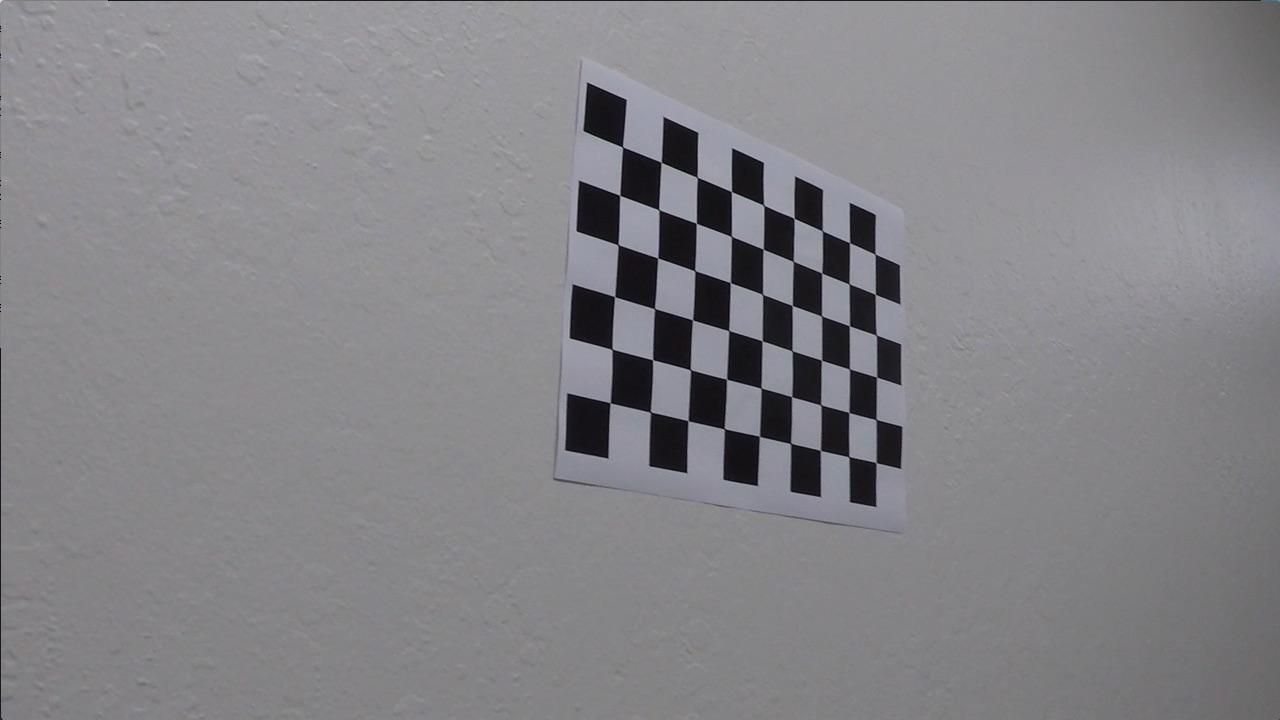
#> input picture camera_cal/calibration9.jpg, 1280 x 720 px; its folder holds 5 pictures in this run
$ python show.py   (older library calls are emulated)
#> lines starting #> are read from the running program, lines starting #| are printed output that depends on the picture
### lane_finding.py
"""
 Udacity Self Driving Car Nanodegree

 Term 1, Project 4 -- Advanced Lane Finding, main script

 Author: Ciaran Murphy
 Date: 7th Nov 2017

 This script is by no means optimized! It's super slow... which
 is ok given that it's just an educational tool.

"""

import os
import sys
import glob
import pickle
from moviepy.editor import VideoFileClip
from argparse import ArgumentParser

import cv2
import numpy as np
from scipy.misc import imresize
import matplotlib.pyplot as plt
import matplotlib.image as mpimg

CBOARD_IMGS_PATH = './camera_cal'
CBOARD_IMG_PATTERN = 'cal*.jpg'
INPUT_VIDEO = './project_video.mp4'
OUTPUT_VIDEO = './project_video_out.mp4'
DEBUG_DIR = './test_images'

# [226 lines left out: functions parse_args, main, pipeline, not called in this run]


def get_cboard_points(img, objpoints, imgpoints, fname, board_size, cmap='BGR'):
    """Find the object and image points for a single chessboard image and append them to the supplied lists.

    Args:
        img: chessboard image
        objpoints: list of object points in 3d space. This list is updated in-place.
        imgpoints: list of image points in 2d space. This list is updated in-place.
        fname: filename of the image being supplied.
        cmap: color format, must be either RGB or BGR (cv2.imread() uses BGR)
        board_size: 2-tuple giving the number of internal chessboard in the x & y directions

    Returns:
        img: new image with the chessboard points marked on it
        nx: the number of squares along the x axis
        ny: the number of squares along the y axis
        corners: the corners of the detected squares

    """
    assert cmap in ['BGR', 'RGB'], \
            'Invalid image color format specified. Valid options are "RGB" or "BGR", but got {}'.format(cmap)

    nx = board_size[0] # number of inside corners in x direction
    ny = board_size[1] # number of inside corners in y direction

    # Prepare object points that look like below. Note that the 3rd
    # dimension is always zero since the image is a 2d plane
    #
    # [[ 0.  0.  0.]
    #  [ 1.  0.  0.]
    #  [ 2.  0.  0.]
    #  [ 3.  0.  0.]
    #  [ 4.  0.  0.]
    #  ....
    #  [ 3.  5.  0.]
    #  [ 4.  5.  0.]
    #  [ 5.  5.  0.]
    #  [ 6.  5.  0.]
    #  [ 7.  5.  0.]]
    #
    objp = np.zeros((nx*ny,3), np.float32)
    objp[:,:2] = np.mgrid[0:nx,0:ny].T.reshape(-1,2) # x,y coordinates

    # Convert to gray in preparation for cv2.findChessboardCorners()
    if cmap == 'BGR':
        gray = cv2.cvtColor(img, cv2.COLOR_BGR2GRAY)
    else:
        gray = cv2.cvtColor(img, cv2.COLOR_RGB2GRAY)

    # Find the chessboard corners
    print('Finding chess board corners for image: {}'.format(fname))
    ret, corners = cv2.findChessboardCorners(gray, board_size, None)

    assert ret is True, 'Warning: cv2.findChessboardCorners() returned {} for image {}'.format(ret, fname)

    # Add object points and image points
    imgpoints.append(corners)
    objpoints.append(objp)

    return img, nx, ny, corners


def get_all_cboard_points(board_size):
    """Create two lists containing all image and object points detected in the chessboard calibration image set.

    Args:
        board_size: 2-tuple giving the number of internal chessboard in the x & y directions

    Returns:
        objpoints: list of detected object points (3d real world points)
        imgpoints: list of detected image points (2d image plane points)
        img_shape: the shape of the images (required for cv2.calibrateCamers())

    """
    cboard_images = glob.glob(os.sep.join((CBOARD_IMGS_PATH, CBOARD_IMG_PATTERN)))

    objpoints = [] # 3D points in real world space
    imgpoints = [] # 2D points in image plane

    for f in cboard_images:
        img = cv2.imread(f)
        try:
            get_cboard_points(img, objpoints, imgpoints, f, board_size)
        except AssertionError as e:
            print(e)

    return objpoints, imgpoints, img.shape


def undistort(img, cmap='BGR'):
    """Undistort an image. If the calibration has not been performed already, perform it now but
    only once for the lifetime of this python process.

    This function leverages two less well known Python features: embeded functions (a function within
    a function) and the fact that attributes can be assigned to Python functions (for example, see the
    attribute `calibrate.ready` below). An interesting characteristic of method attributes is that they
    are persistent across multiple calls of that process, thus can be used to ensure that a particular
    block of code runs once and only once for the lifetime of a Python program.

    Args:
        img: the image to undistort. If not in BGR, must specify RGB as cmap
        cmap: 'RGB' or 'BGR', defaults to 'BGR' inline with cv2.imread()

    Returns:
        udist_img: an undistorted version of img.

    """

    assert cmap in ['BGR', 'RGB'], \
            'Invalid image color format specified. Valid options are "RGB" or "BGR", but got {}'.format(cmap)

    def calibrate(board_size=(9,6)):
        """Compute image calibration data using a set of chessboard images

        Args:
            board_size: 2-tuple giving the number of internal chessboard in the x & y directions

        Returns:
            mtx: camera matrix for converting 3d object points to 2d image points
            dist: distortion cooeficients
            rvecs: rotation vector (position in real world)
            tvecs: translation vector (position in real world)

        """
        objpoints, imgpoints, img_shape = get_all_cboard_points(board_size)

        print("Generating calibration data...")
        ret, mtx, dist, rvecs, tvecs = cv2.calibrateCamera(objpoints, imgpoints, img_shape[0:2][::-1], None, None)

        undistort.calibrated = True
        print("Done.")
        return mtx, dist, rvecs, tvecs


    # If calibration data is not available, compute it now
    if 'calibrated' not in undistort.__dict__:
        cal_data_fname = os.sep.join((CBOARD_IMGS_PATH, 'caldata.pckle'))
        if os.path.exists(cal_data_fname):
            caldata = pickle.load(open(cal_data_fname, 'rb'))
            mtx, dist, rvecs, tvecs = caldata['data']
            if 'calmsg' not in undistort.__dict__:
                print('Found and loaded cached calibration data from disk...')
                undistort.calmsg = None

        else:
            print("Calibration data is not available. Generating it now...")
            mtx, dist, rvecs, tvecs = calibrate()
            caldata = {'data': [mtx, dist, rvecs, tvecs]}
            pickle.dump(caldata, open(cal_data_fname, 'wb'))
            print('Cached calibration data to disk as {}'.format(cal_data_fname))

        undistort.cal_data = [mtx, dist, None, mtx]
        undistort.rvecs = rvecs
        undistort.tvecs = tvecs

    # Return the un-distorted the image
    return cv2.undistort(img, *undistort.cal_data)


def color_threshold(img, tscheme='HSV', cmap='BGR', channel='S', thresh=None):
    """Convert an image to `tscheme`, then to gray, and then filter out pixels that fall within `thresh` range.

    Args:
        img: the original image
        tscheme: the target color scheme to use for the thresholding, can be either 'HSV' or 'RGB'
        cmap: the input color map, can be either 'RGB' or 'BGR'
        channel: which channel to apply the threshold to - can be either 'H', 'S', 'V', 'R', 'G', or 'B'.
        thresh: 2-tuple specifying the min and max values. Pixels outside this range
            will be black in the output. Pixels inside the range (inclusive) will be white.

    Returns:
        binary: a binary image with pixels within the thresholds white, all others black.

    """
    assert thresh is not None, "Must specify a threshold. See this function's help."
    assert cmap in ['BGR', 'RGB'], 'Invalid input color map, choose either BGR or RGB.'
    assert tscheme in ['HSV', 'RGB'], 'Invalid target color scheme, choose either HSV or RGB.'
    assert channel in ['R', 'G', 'B', 'H', 'S', 'V'], 'Invalid target channel for color map.'

    if cmap == 'BGR':
        if tscheme == 'HSV':
            img = cv2.cvtColor(img, cv2.COLOR_BGR2HSV)
        elif tscheme == 'RGB':
            img = cv2.cvtColor(img, cv2.COLOR_BGR2RGB)
    elif cmap == 'RGB':
        if tscheme == 'HSV':
            img = cv2.cvtColor(img, cv2.COLOR_RGB2HSV)

    if tscheme == 'HSV':
        ch1 = img[:,:,0] # Hue channel
        ch2 = img[:,:,1] # Saturation channel
        ch3 = img[:,:,2] # Value channel

    else:
        ch1 = img[:,:,0] # Red channel
        ch2 = img[:,:,1] # Green channel
        ch3 = img[:,:,2] # Blue channel

    channel_select = {'H': ch1, 'S': ch2, 'V': ch3,
                      'R': ch1, 'G': ch2, 'B': ch3}

    binary = np.zeros_like(ch3)
    thresh_min, thresh_max = thresh[0], thresh[1]
    binary[(channel_select[channel] >= thresh_min) & (channel_select[channel] <= thresh_max)] = 1

    # OpenCV's Morphological Transformations can help a lot with removing
    # unwanted noise. See https://goo.gl/XFznnv for details of how this works.
    kernel = np.ones((2,2),np.uint8)
    binary = cv2.morphologyEx(binary, cv2.MORPH_OPEN, kernel)

    return binary


# [144 lines left out: functions sobel_threshold, mag_threshold, dir_threshold, not called in this run]


def warp(img, src=None, dst=None, inverse=False, offset=0):
    """Warp an image so that it looks like the camera took the image from a different angle. For
    example, this could mean converting a front facing camera image to a top-down birds-eye-view camera.

    Args:
        img: the original image that will be warped
        src: 4-tuple of points in the source image. If left as `None`, a default
            will be created inside the method.
        dst: 4-tuple of points to map src to in the destination image. If left as `None`,
            a default will be created inside the method.
        inverse: if True, perform an inverse warp from dst to src instead of the other way around
        offset: offset for the destination image

    Returns:
        warped: a warped img where all points are mapped to the calculated perspective transform matrix

    """

    # The values below were obtained manually by eyeballing one particilar image.
    # It's not ideal to hard code this transformation, but for this project it's good enough.
    if src is None and dst is None:
        src = np.array(((521, 504), (771, 504), (1022, 670), (280, 670)), dtype="float32")
        dst = np.array(((290, 504), (1032, 504), (1022, 670), (280, 670)), dtype="float32")

    img_size = (img.shape[1], img.shape[0])
    if inverse is False:
        M = cv2.getPerspectiveTransform(src, dst) # calculate the perspective transform matrix
    else:
        M = cv2.getPerspectiveTransform(dst, src) # calculate the perspective transform matrix
    warped = cv2.warpPerspective(img, M, img_size)

    return warped


# [392 lines left out: functions find_lane_lines, get_real_world_measurements, get_polys_full, get_polys_margin, not called in this run]


# [2 lines that do not run on import are left out]

### show.py
"""
 Udacity Self Driving Car Nanodegree

 Term 1, Project 4 -- Advanced Lane Finding, demo script

 Author: Ciaran Murphy
 Date: 7th Nov 2017

"""

import os
import glob

import cv2
import numpy as np
import matplotlib.pyplot as plt
import matplotlib.image as mpimg

from lane_finding import *

CBOARD_IMGS_PATH = './camera_cal/'
CBOARD_IMG_PATTERN = 'cal*.jpg'

def show():
    """Main function that calls all others"""

    cboard_file = 'camera_cal/calibration9.jpg'
    img_file1 = './test_images/straight_lines1.jpg'
    img_file2 = './test_images/test1.jpg'

    show_chessboard(cboard_file)
#> in show_chessboard, img is the input picture: shape (720, 1280, 3); mean B, G, R 135.7, 131.6, 132.6
    show_rgb_color_thresh(img_file1)
    show_hls_color_thresh(img_file1)
    show_abs_mag_dir_thresh(img_file1)
    #show_lane_lines(img_file1)

    show_rgb_color_thresh(img_file2)
    show_hls_color_thresh(img_file2)
    show_abs_mag_dir_thresh(img_file2)
    #show_lane_lines(img_file2)


def show_chessboard(img_file):
    """Show examples of camera calibration, distoration and prespective transform in action """

    # Create a figure to display the images inside
    f, ((ax1, ax2), (ax3, ax4)) = plt.subplots(2, 2, figsize=(20, 10))
    f.canvas.set_window_title('show.show_chessboard()')

    # Plot the original image
    img = cv2.imread(img_file)
    ax1.imshow(img)
    ax1.set_title("Original", fontsize=30)

    # Chessboard corner detection
    board_size = (9,6)
    img, nx, ny, corners = get_cboard_points(img, [], [], img_file, board_size)
#> in get_cboard_points, `ret, corners = cv2.findChessboardCorners(gray, board_size, None)`: ret = True; corners = 54 rows, first 8: [622.6, 147.1], [661.1, 162.3], [697.2, 177.3], [731.4, 191.5], [763.6, 205.2], [794, 218.3], [822.2, 230.6], [849.6, 242.7]
    cv2.drawChessboardCorners(img, (nx, ny), corners, True)
    ax2.imshow(img)
    ax2.set_title('Corner Detection', fontsize=30)

    # Distortion Correction
    udist_img = undistort(img)
    ax3.imshow(udist_img)
    ax3.set_title("Undistorted", fontsize=30)

    # Warp to front facing perspective
    # The offset value below is found by manually eye-balling the sample image `img_file`
    # and is further tweaked below in `dst`. It's here just as an example.
    img_size = (udist_img.shape[1], udist_img.shape[0])
    src = np.float32([
        corners[0],
        corners[nx-1],
        corners[-1],
        corners[-nx]
    ])

    dst = np.float32([(125, 125), (1200, 125), (1200, 575), (125, 575)])
    warped_img = warp(udist_img, src, dst, offset=125)
    ax4.imshow(warped_img)
    ax4.set_title("Undistorted & Warped", fontsize=30)

    # Show the generated image
    plt.tight_layout()
    plt.show()


# [43 lines left out: function show_abs_mag_dir_thresh, not called in this run]


def show_rgb_color_thresh(img_file):
    """ Show RGB color thresholding """

    r_thresh = (200, 255)
    g_thresh = (200, 255)
    b_thresh = (200, 255)

    img = cv2.imread(img_file)

    f, ((ax1, ax2), (ax3, ax4)) = plt.subplots(2, 2, figsize=(30, 10))
    f.canvas.set_window_title('show.show_rgb_color_thresh()')

    ax1.imshow(cv2.cvtColor(img, cv2.COLOR_BGR2RGB))
    ax1.set_title('Original')

    ax2.imshow(color_threshold(img, tscheme='RGB', channel='R', thresh=r_thresh), cmap='gray')
    ax2.set_title('RGB, R channel')

    ax3.imshow(color_threshold(img, tscheme='RGB', channel='G', thresh=g_thresh), cmap='gray')
    ax3.set_title('RGB, G channel')

    ax4.imshow(color_threshold(img, tscheme='RGB', channel='B', thresh=b_thresh), cmap='gray')
    ax4.set_title('RGB, B channel')

    plt.tight_layout()

    plt.show()


def show_hls_color_thresh(img_file):
    """ Show HLS color thresholding """

    h_thresh = (15, 100)
    l_thresh = (180, 255)
    s_thresh = (90, 255)

    img = cv2.imread(img_file)

    f, ((ax1, ax2), (ax3, ax4)) = plt.subplots(2, 2, figsize=(30, 10))
    f.canvas.set_window_title('show.show_hls_color_thresh()')

    ax1.imshow(cv2.cvtColor(img, cv2.COLOR_BGR2RGB))
    ax1.set_title('Original')

    ax2.imshow(color_threshold(img, tscheme='HLS', channel='H', thresh=h_thresh), cmap='gray')
    ax2.set_title('HLS, H channel')

    ax3.imshow(color_threshold(img, tscheme='HLS', channel='L', thresh=l_thresh), cmap='gray')
    ax3.set_title('HLS, L channel')

    ax4.imshow(color_threshold(img, tscheme='HLS', channel='S', thresh=s_thresh), cmap='gray')
    ax4.set_title('HLS, S channel')

    plt.tight_layout()

    plt.show()


if __name__ == '__main__':
    show()
#> in show_chessboard, `img, nx, ny, corners = get_cboard_points(img, [], [], img_file, board_..`: nx = 9; ny = 6
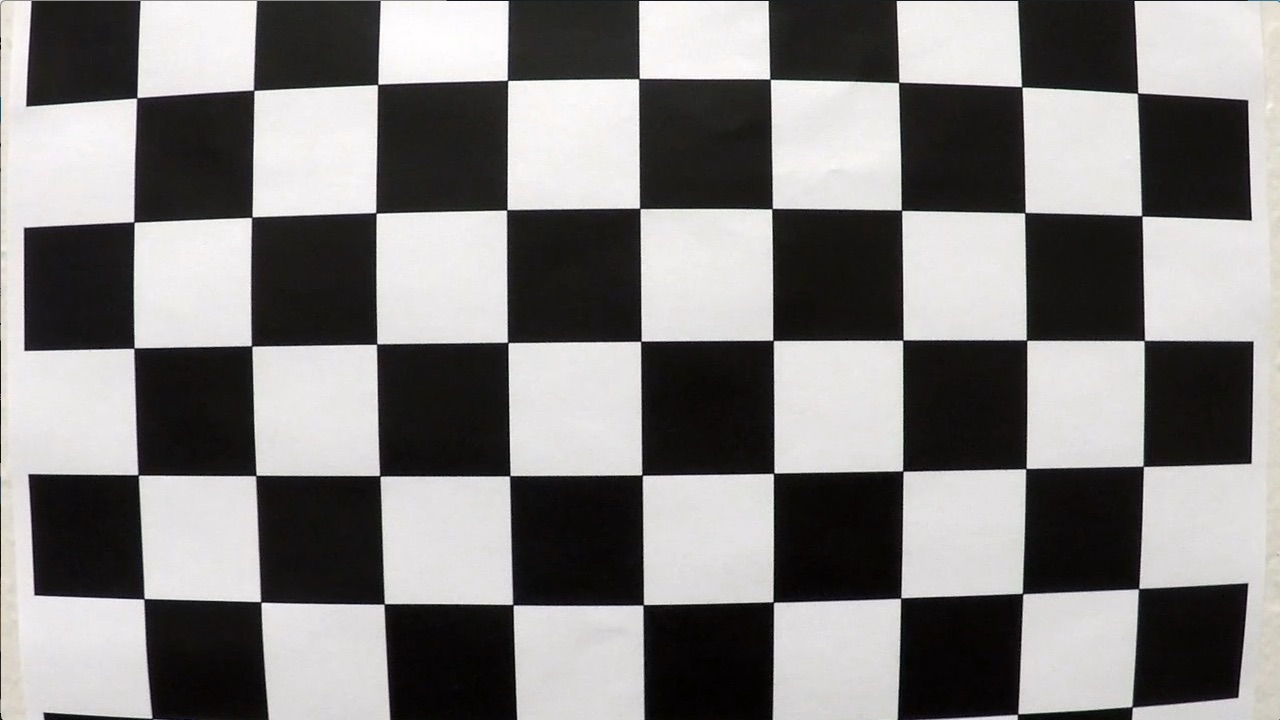
#> input picture camera_cal/calibration1.jpg, 1280 x 720 px
#> in get_all_cboard_points, img is the input picture: shape (720, 1280, 3); mean B, G, R 127.8, 128.4, 130.1
#> in calibrate, `objpoints, imgpoints, img_shape = get_all_cboard_points(board_size)`: objpoints = 4 items; img_shape = (720, 1280, 3)
#> in calibrate, `ret, mtx, dist, rvecs, tvecs = cv2.calibrateCamera(objpoints, imgpoint..`: ret = 0.951; mtx = [[1166.1, 0, 692.7], [0, 1158.4, 374], [0, 0, 1]]; dist = [[-0.263, 0.22, -0.00165, 0.00145, -0.612]]; rvecs = ([0.496, -0.242, 0.037], [0.0227, 0.434, 0.00061], [0.0262, 0.635, 0.00697], [-0.206, -0.783, 0.123]); tvecs = ([-2.51, -0.518, 19.7], [-17.67, -3.11, 31.97], [-0.653, -3.24, 22.02], [-1.31, -4.34, 21.85])
#> in undistort, `mtx, dist, rvecs, tvecs = calibrate()`: mtx = [[1166.1, 0, 692.7], [0, 1158.4, 374], [0, 0, 1]]; dist = [[-0.263, 0.22, -0.00165, 0.00145, -0.612]]
#> in undistort, `undistort.rvecs = rvecs`: undistort.rvecs has the same summary as rvecs in calibrate
#> in undistort, `undistort.tvecs = tvecs`: undistort.tvecs has the same summary as tvecs in calibrate
#> in show_chessboard, `src = np.float32([ corners[0], corners[nx-1], corners[-1], corners[-nx..`: src = [[622.6, 147.1], [874.9, 253.9], [876.1, 462.7], [610.2, 402.7]]
#> in warp, `M = cv2.getPerspectiveTransform(src, dst)`: M = [[2.18, 0.124, -1291.8], [-0.585, 1.23, 266.7], [-0.000561, 0.000116, 1]]
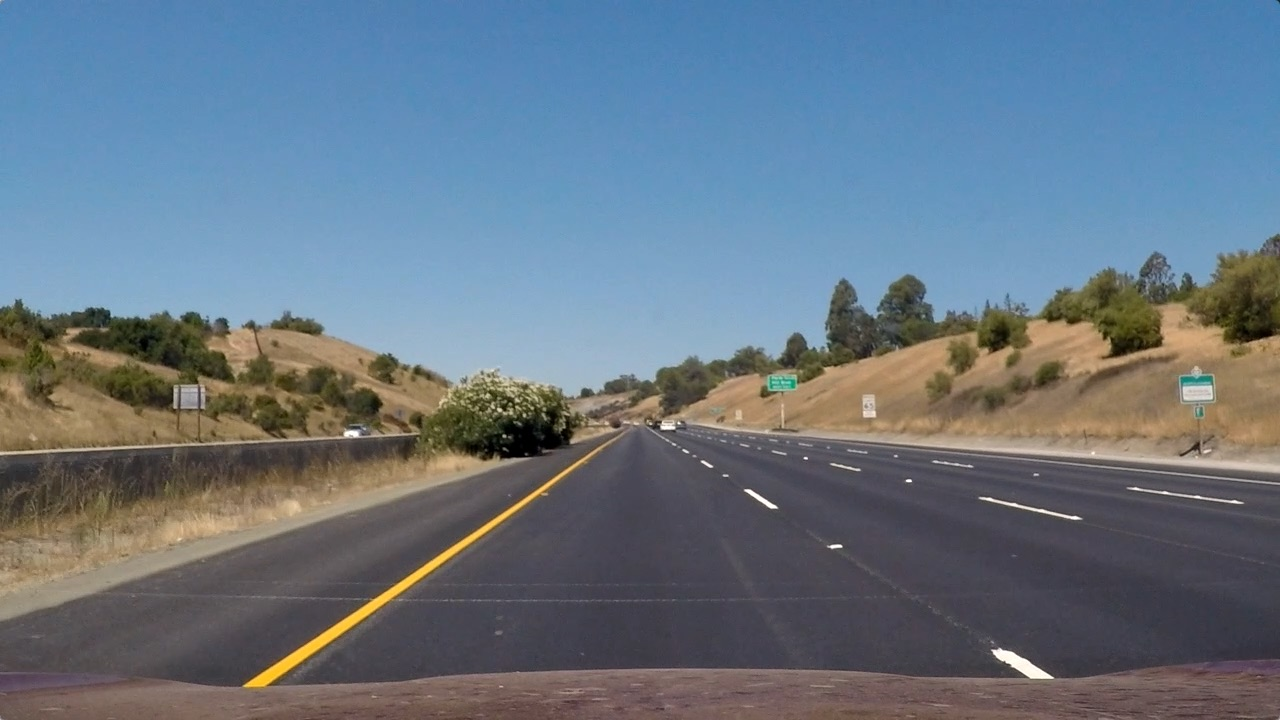
#> input picture test_images/straight_lines1.jpg, 1280 x 720 px
#> in show_rgb_color_thresh, img is the input picture: shape (720, 1280, 3); mean B, G, R 131.2, 117.7, 103.2
#> in color_threshold, `ch2 = img[:,:,1]`:
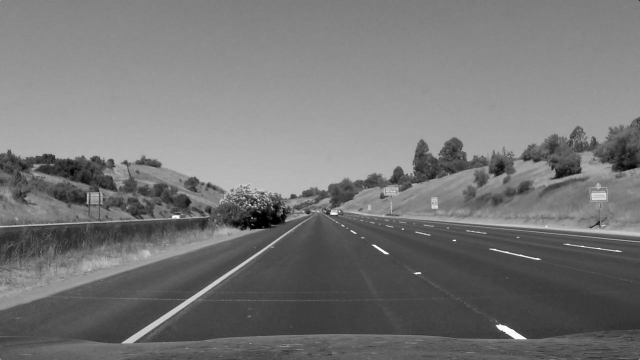
#> ch2: shape (720, 1280) (shown at 1/2 size); min 0, max 255, mean 117.7
#> in color_threshold, `ch3 = img[:,:,2]`:
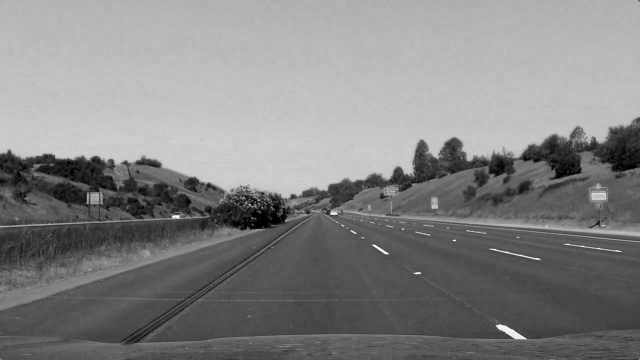
#> ch3: shape (720, 1280) (shown at 1/2 size); min 0, max 255, mean 131.2
#> in show_rgb_color_thresh, `plt.show()`:
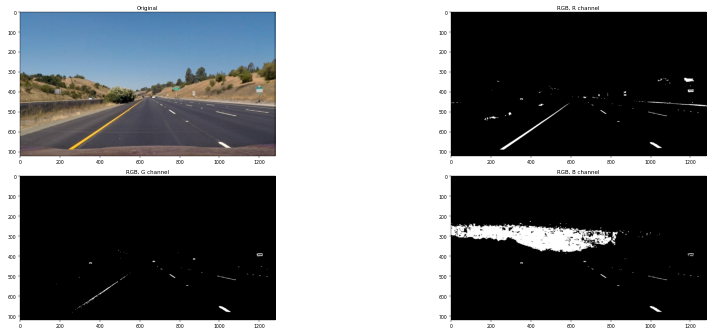
#> figure drawn by matplotlib, 4 panels
#> (the run stopped early here; a loop or call above may not have finished)
